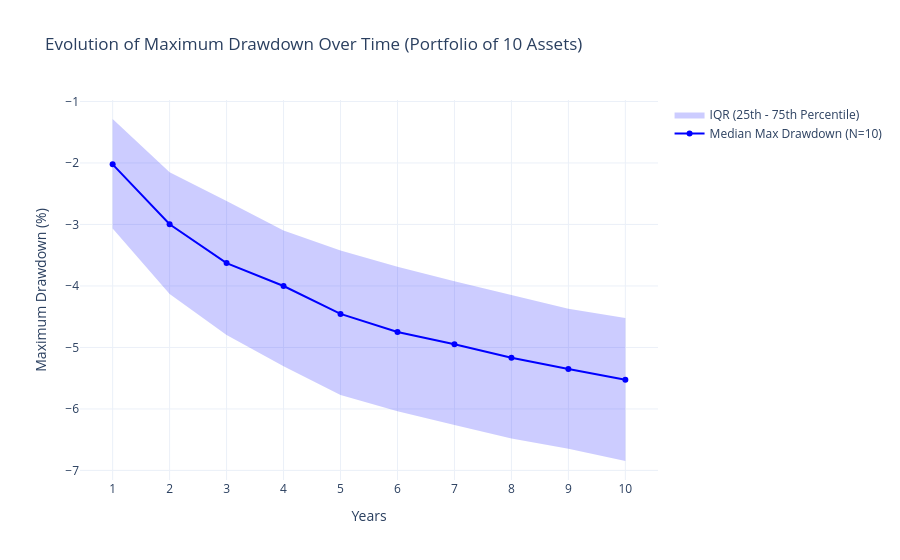

Notebook code for this chart:
### Markdown cell above
# Portfolio Drawdown Simulation over Time

In this section, we expand our analysis to an equal-weighted portfolio of $N$ independent assets. We simulate the portfolio performance over a 10-year period. Similar to the single asset case, we observe how the expected maximum drawdown evolves over time (from year 1 to year 10). By comparing this with the single asset simulation, we can observe the risk-reduction benefits of diversification over different time horizons.

### Code cell
import numpy as np
import pandas as pd
import plotly.graph_objects as go

# Parameters for the portfolio
N_portfolio = 10 # Number of assets
annual_mean_port = 0.10
annual_std_port = 0.18
monthly_mean_port = annual_mean_port / 12
monthly_std_port = annual_std_port / np.sqrt(12)

years = 10
months_per_year = 12
total_months = years * months_per_year
num_sims_port = 1000

# Store the maximum drawdown up to each year for each simulation
# Shape: (num_sims, years)
mdd_over_time_port = np.zeros((num_sims_port, years))

np.random.seed(42) # For reproducibility

for i in range(num_sims_port):
    # Simulate monthly returns for N independent assets over 10 years
    asset_returns = np.random.normal(monthly_mean_port, monthly_std_port, (total_months, N_portfolio))
    
    # Equal weight portfolio return is the mean across assets for each month
    port_returns = asset_returns.mean(axis=1)
    
    # Calculate cumulative returns
    cum_returns = (1 + port_returns).cumprod()
    
    # Calculate running maximum
    running_max = np.maximum.accumulate(cum_returns)
    
    # Calculate drawdown at each month
    drawdown = (cum_returns - running_max) / running_max
    
    # For each year (1 to 10), find the minimum drawdown (maximum loss) up to that point
    for y in range(1, years + 1):
        # Months up to the end of year y
        end_month = y * months_per_year
        mdd_over_time_port[i, y-1] = np.min(drawdown[:end_month]) * 100 # Convert to percentage

# Calculate statistics across simulations for each year
mdd_median_port = np.median(mdd_over_time_port, axis=0)
mdd_p25_port = np.percentile(mdd_over_time_port, 25, axis=0)
mdd_p75_port = np.percentile(mdd_over_time_port, 75, axis=0)

year_labels = np.arange(1, years + 1)

# Plotting the evolution of drawdown over time
fig = go.Figure()

# Median
fig.add_trace(go.Scatter(
    x=year_labels, y=mdd_median_port,
    mode='lines+markers',
    name=f'Median Max Drawdown (N={N_portfolio})',
    line=dict(color='blue')
))

# 75th percentile (upper bound of IQR for negative numbers, i.e., less severe drawdown)
fig.add_trace(go.Scatter(
    x=year_labels, y=mdd_p75_port,
    mode='lines',
    showlegend=False,
    line=dict(width=0),
    hoverinfo='skip'
))

# 25th percentile (lower bound of IQR for negative numbers, i.e., more severe drawdown)
fig.add_trace(go.Scatter(
    x=year_labels, y=mdd_p25_port,
    mode='lines',
    fill='tonexty',
    fillcolor='rgba(0,0,255,0.2)',
    name='IQR (25th - 75th Percentile)',
    line=dict(width=0)
))

fig.update_layout(
    title=f'Evolution of Maximum Drawdown Over Time (Portfolio of {N_portfolio} Assets)',
    xaxis_title='Years',
    yaxis_title='Maximum Drawdown (%)',
    hovermode='x unified',
    template='plotly_white',
    xaxis=dict(tickmode='linear', tick0=1, dtick=1)
)

fig.show()

### Figure 1 — Plotly figure (JSON) as saved in the notebook; plotly's stock layout.template omitted (floating-point values rounded to 4 significant figures)
{"data": [{"line": {"color": "blue"}, "mode": "lines+markers", "name": "Median Max Drawdown (N=10)", "type": "scatter", "x": [1, 2, 3, 4, 5, 6, 7, 8, 9, 10], "y": [-2.023, -2.996, -3.628, -4.001, -4.455, -4.748, -4.947, -5.169, -5.351, -5.524]}, {"hoverinfo": "skip", "line": {"width": 0}, "mode": "lines", "showlegend": false, "type": "scatter", "x": [1, 2, 3, 4, 5, 6, 7, 8, 9, 10], "y": [-1.285, -2.153, -2.617, -3.099, -3.424, -3.689, -3.922, -4.147, -4.372, -4.522]}, {"fill": "tonexty", "fillcolor": "rgba(0,0,255,0.2)", "line": {"width": 0}, "mode": "lines", "name": "IQR (25th - 75th Percentile)", "type": "scatter", "x": [1, 2, 3, 4, 5, 6, 7, 8, 9, 10], "y": [-3.067, -4.129, -4.798, -5.308, -5.772, -6.038, -6.263, -6.479, -6.648, -6.847]}], "layout": {"hovermode": "x unified", "title": {"text": "Evolution of Maximum Drawdown Over Time (Portfolio of 10 Assets)"}, "xaxis": {"dtick": 1, "tick0": 1, "tickmode": "linear", "title": {"text": "Years"}}, "yaxis": {"title": {"text": "Maximum Drawdown (%)"}}}}
